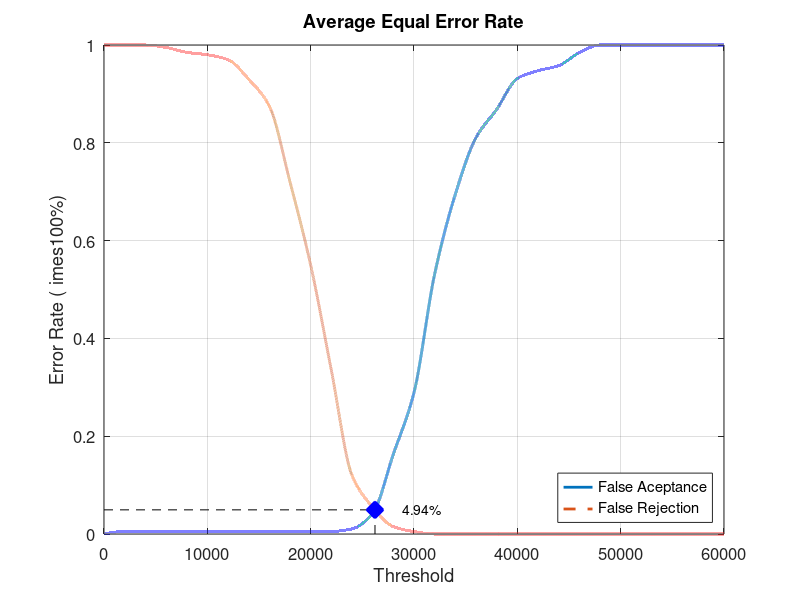
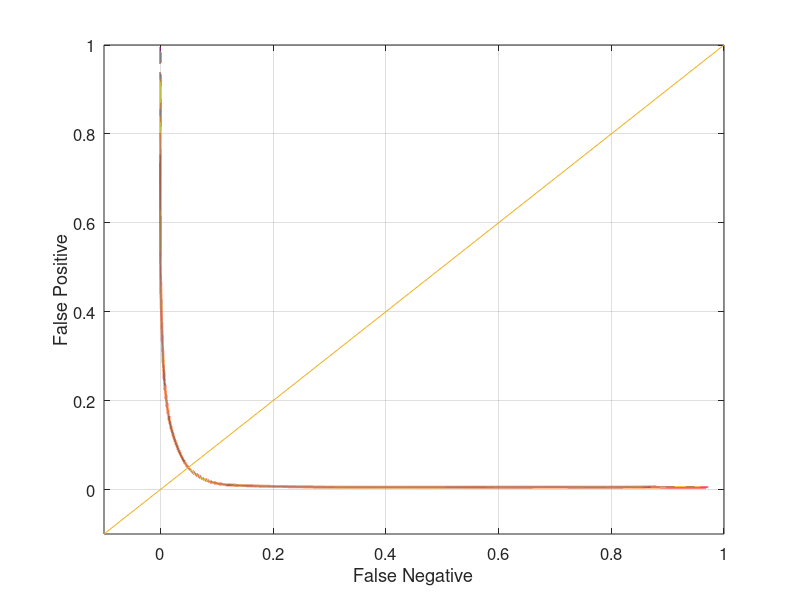

Reproduce these figures in MATLAB, in order.
close all;
clear;
clc;
x = 0:2000:60000;
xq = 0:0.5:60000;

y0 = [0 0.00526316 0.00526316 0.00526316 0.00526316 0.00526316 0.00526316 0.00526316 0.00526316 0.00526316 0.00526316 0.00526316 0.0105263 0.0421053 0.163158 0.289474 0.531579 0.694737 0.810526 0.868421 0.931579 0.947368 0.957895 0.984211 1 1 1 1 1 1 1]
yy0 = interp1(x, y0, xq, 'pchip');
y1 = [1 1 1 0.995 0.985 0.98 0.97 0.93 0.875 0.72 0.55 0.335 0.12 0.055 0.015 0.005 0 0 0 0 0 0 0 0 0 0 0 0 0 0 0]
yy1 = interp1(x, y1, xq, 'pchip');

% Calculating EER: 
y2 = abs(y0 - y1);
find(y2 == min(y2))
yy2 = abs(yy0 - yy1);
xEER = find(yy2 == min(yy2));
xEERIndex = xq(xEER) % X-axis EER
yEER = yy0(xEER) % Y-axis EER

main = figure
plot(xq, yy0,'-','LineWidth', 2);	hold on
plot(xq, yy1,'--','LineWidth', 2);	hold on
plot([xEERIndex xEERIndex], [0 yEER], 'k--');	hold on
plot([0 xEERIndex], [yEER yEER], 'k--');	hold on
plot(xEERIndex, yEER, 'bx', 'LineWidth', 10);	hold on
text(xEERIndex + 10 * xEERIndex / 100, yEER, [num2str(round((10000 * yEER)) / 100) '%'])
legend('False Aceptance', 'False Rejection', 'Location', 'SouthEast')
xlabel('Threshold')
ylabel('Error Rate (	imes100%)')
title('Average Equal Error Rate')
set(gca, 'FontSize', 12)
axis([0 60000 0 1])
grid on

print(main, 'Database1_3Main', '-dpng');
FNRxFPR = figure('Color', [1 1 1]);
plot(yy1, yy0, '-', yy1, yy0, 'LineWidth', 2);
hold on
y = -0.1:0.1:1
plot(y, y); 
set(gca, 'FontSize', 12)
xlabel('False Negative')
ylabel('False Positive')
axis([-0.1 1 -0.1 1])
set(gca, 'FontSize', 12)
grid on

print(FNRxFPR, 'Database1_3FNRxFPR','-dpng');
